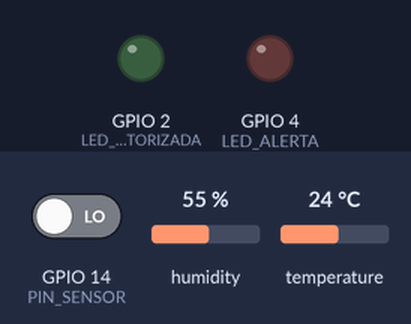
Recording of a sketch running on a simulated ESP32. Parts: output pins drawn as LEDs (lit = HIGH). Dashed ring = blinking. Inputs (shaded band) come from the test bench; at power-on: GPIO 14 (PIN_SENSOR) LOW, humidity 55 %, temperature 24 °C. WiFi joins after 1.5 s; servers stay silent unless stated; random numbers use the default seed unless the sketch sets one; EEPROM starts erased; no MQTT or app messages arrive unless stated; what the sketch prints to the serial monitor is not drawn.

Above: at 2.7 s.
2.8 s: GPIO 14 (PIN_SENSOR) driven HIGH
At 3.1 s:
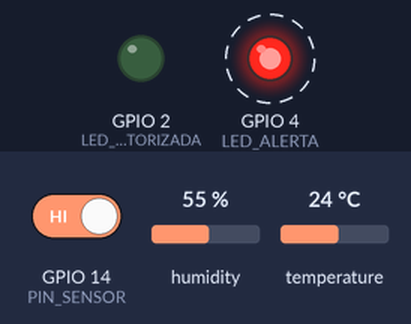
At 6.1 s:
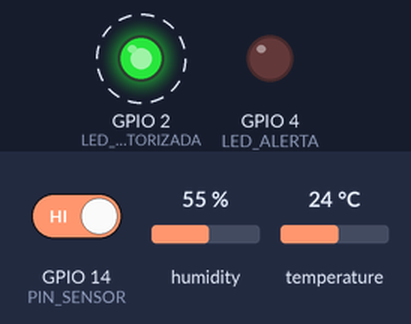
8.1 s: humidity set to 79 %
10.5 s: humidity set to 82 %
13.5 s: temperature set to 34 °C
16.5 s: temperature set to 37 °C
Timing chart, 0 to 20.5 s (numbered marks = the images above; inputs shaded):
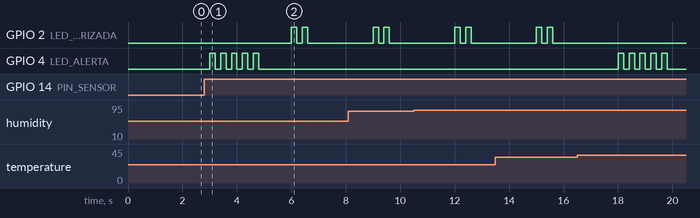

Measured:
- after the input at 2.8 s, GPIO 2 (LED_AUTORIZADA): alternates HIGH for 0.20 s and LOW for 0.20 s, 4 changes in all, then stays LOW, starting after 3.2 s; GPIO 4 (LED_ALERTA): alternates HIGH for 0.20 s and LOW for 0.20 s, 10 changes in all, then stays LOW, starting after 0.20 s

The sketch:

sketch.ino
```cpp
#include <WiFi.h>
#include <PubSubClient.h>
#include "config.h"

// Instâncias para Wi-Fi e MQTT
WiFiClient espClient;
PubSubClient client(espClient);

// Instancia o sensor de presença
SensorPresenca sensor(PIN_SENSOR);

// Pisca LED
void piscaLed(int pino, int vezes, int intervalo) {
    for (int i = 0; i < vezes; i++) {
        digitalWrite(pino, HIGH);
        delay(intervalo);
        digitalWrite(pino, LOW);
        delay(intervalo);
    }
}

// Simula leitura de placa de moto
String lerPlacaMoto() {
    String listaPlacas[] = {
        "FHG1A23", "BCZ5D21", "JLM3F45", "QWE9B12", "ASD7C98",
        "ZXC2D34", "RTY4F56", "HJK6A78", "VBN8E90", "MNB5C43",
        "POI3D21", "LKU7A65", "GHJ1F88", "WER2C17", "TYU4D52",
        "SDF6E31", "EDC8A94", "RFV3C12", "TGB9D65", "YHN5F77"
    };
    int indice = random(0, 20);
    return listaPlacas[indice];
}

// Conecta ao Wi-Fi
void setup_wifi() {
    delay(10);
    Serial.println("\nConectando a rede: " + String(WIFI_SSID));
    WiFi.begin(WIFI_SSID, WIFI_PASSWORD);

    int tentativas = 0;
    while (WiFi.status() != WL_CONNECTED && tentativas < WIFI_MAX_ATTEMPTS) {
        delay(WIFI_CONNECT_DELAY);
        Serial.print(".");
        tentativas++;
    }
    if (WiFi.status() == WL_CONNECTED) {
        Serial.println("\nWi-Fi conectado!");
        Serial.println("Endereço IP: " + WiFi.localIP().toString());
    } else {
        Serial.println("\nFalha ao conectar Wi-Fi");
    }
}

// Conecta ao MQTT
void reconnect() {
    while (!client.connected()) {
        Serial.print("Conectando ao MQTT...");
        if (client.connect(MQTT_CLIENT_ID)) {
            Serial.println("Conectado ao MQTT");
        } else {
            Serial.print("Falha, rc=");
            Serial.print(client.state());
            Serial.println(" Tentando novamente em " + String(MQTT_RECONNECT_DELAY / 1000) + "s");
            delay(MQTT_RECONNECT_DELAY);
        }
    }
}

// Setup
void setup() {
    Serial.begin(115200);
    pinMode(LED_AUTORIZADA, OUTPUT);
    pinMode(LED_ALERTA, OUTPUT);
    pinMode(PIN_SENSOR, INPUT);

    inicializarPreferences();
    inicializarDHT();

    Serial.println("Sistema iniciado - Monitoramento de motos");

    setup_wifi();
    client.setServer(MQTT_SERVER, MQTT_PORT);

    randomSeed(analogRead(0)); // Inicializa gerador de números aleatórios
}

// Loop Principal
void loop() {
    if (!client.connected()) reconnect();
    client.loop();

    if (sensor.detectado()) {
        String placa = lerPlacaMoto();
        Serial.println("\nMovimento detectado - Moto: " + placa);

        String ledStatus;
        String mensagem;

        if (motos.count(placa) == 0) {
            Serial.println("[ERRO] Moto não cadastrada: " + placa);
            piscaLed(LED_ALERTA, LED_PISCA_ALERTA, LED_PISCA_INTERVAL);
            mensagem = "ERRO: Moto nao cadastrada: " + placa;
            ledStatus = "NAO";
            logEvento(placa, "NAO_CADASTRADA", ledStatus);
        } else {
            String status = motos[placa];
            if (status == "EM_USO") {
                Serial.println("[SISTEMA] Moto autorizada: " + placa);
                piscaLed(LED_AUTORIZADA, LED_PISCA_AUTORIZADA, LED_PISCA_INTERVAL);
                mensagem = "Autorizada: " + placa;
                ledStatus = "AUTORIZADA";
            } else {
                Serial.println("[ALERTA] Status inconsistente '" + status + "': " + placa);
                piscaLed(LED_ALERTA, LED_PISCA_ALERTA, LED_PISCA_INTERVAL);
                mensagem = "Alerta: " + placa + " status: " + status;
                ledStatus = "NAO";

                if (deveEnviarCoordenadas(status)) {
                    Posicao pos = atualizarPosicao();
                    mensagem += " | GPS: (" + String(pos.latitude, 6) + "," + String(pos.longitude, 6) + ")";
                    Serial.println("Coordenadas GPS: (" + String(pos.latitude, 6) + "," + String(pos.longitude, 6) + ")");
                }
            }
            logEvento(placa, status, ledStatus);
        }

        // Adiciona alertas de temperatura e umidade
        String alertaAmbiente = lerDHT();
        Serial.println("DHT Resultado: " + (alertaAmbiente == "" ? "Sem alertas" : alertaAmbiente));
        if (alertaAmbiente != "") {
            mensagem += " | " + alertaAmbiente;
        }

        Serial.println("Mensagem MQTT: " + mensagem);
        client.publish(MQTT_TOPIC, mensagem.c_str());
    }

    // Lê histórico via Serial
    if (Serial.available()) {
        String comando = Serial.readStringUntil('\n');
        if (comando == "ler") lerHistorico();
    }
}
```

dados.cpp
```cpp
#include <map>
#include <Preferences.h>
#include <Arduino.h>
#include "config.h"

// Definição do dicionário de motos e seus status
std::map<String, String> motos = {
    {"FHG1A23", "EM_USO"},
    {"BCZ5D21", "MANUTENCAO"},
    {"JLM3F45", "PATIO"},
    {"QWE9B12", "EM_USO"},
    {"ASD7C98", "PENDENTE"},
    {"ZXC2D34", "EM_USO"},
    {"RTY4F56", "PATIO"},
    {"HJK6A78", "EM_USO"},
    {"VBN8E90", "MANUTENCAO"},
    {"MNB5C43", "EM_USO"},
    {"POI3D21", "PENDENTE"},
    {"LKU7A65", "EM_USO"},
    {"GHJ1F88", "PATIO"},
    {"WER2C17", "EM_USO"},
    {"TYU4D52", "MANUTENCAO"},
    {"SDF6E31", "EM_USO"},
    {"EDC8A94", "PENDENTE"},
    {"RFV3C12", "EM_USO"},
    {"TGB9D65", "PATIO"},
    {"YHN5F77", "EM_USO"}
};

// Definição da variável global para Preferences
Preferences prefs;

// Função para inicializar Preferences (EEPROM/NVS)
void inicializarPreferences() {
    prefs.begin(PREFS_NAMESPACE, false); // Namespace para armazenamento
    Serial.println("Preferences (EEPROM/NVS) inicializado com sucesso");
}

// Função para registrar evento no EEPROM/NVS
void logEvento(const String &placa, const String &status, const String &ledStatus) {
    unsigned long timestamp = millis();

    // Incrementa contadores de acordo com o status
    if (status == "EM_USO") {
        prefs.putUInt("autorizadas", prefs.getUInt("autorizadas", 0) + 1);
    } else {
        prefs.putUInt("alertas", prefs.getUInt("alertas", 0) + 1);
    }

    // Salva último evento
    prefs.putString("ultima_placa", placa);
    prefs.putString("ultimo_status", status);
    prefs.putString("ultimo_led", ledStatus);
    prefs.putULong("ultimo_timestamp", timestamp);

    Serial.println("Evento registrado: " + String(timestamp) + "," + placa + "," + status + "," + ledStatus);
}

// Função para ler e exibir o histórico do EEPROM/NVS
void lerHistorico() {
    Serial.println("Histórico (EEPROM/NVS):");
    Serial.println("Autorizadas: " + String(prefs.getUInt("autorizadas", 0)));
    Serial.println("Alertas: " + String(prefs.getUInt("alertas", 0)));
    Serial.println("Último evento: " +
                   String(prefs.getULong("ultimo_timestamp", 0)) + "," +
                   prefs.getString("ultima_placa", "") + "," +
                   prefs.getString("ultimo_status", "") + "," +
                   prefs.getString("ultimo_led", ""));
}
```

gps.cpp
```cpp
#include <Arduino.h>
#include "config.h"

// Função que simula atualização da posição GPS
Posicao atualizarPosicao() {
    Posicao pos;
    // Simula pequenas variações na posição (aproximadamente ~10m)
    pos.latitude = -23.5 + (random(0, 1000) / 10000.0);
    pos.longitude = -46.6 + (random(0, 1000) / 10000.0);
    return pos;
}

// Função que determina se deve enviar coordenadas
bool deveEnviarCoordenadas(String status) {
    if (status != "EM_USO") {
        Serial.println("Status fora de uso, coordenadas serão enviadas");
        return true;
    } else {
        Serial.println("Status EM_USO, coordenadas não serão enviadas");
        return false;
    }
}
```

sensores.cpp
```cpp
#include "config.h"

// Definição da variável global para o sensor DHT
DHT dht(DHTPIN, DHTTYPE);

// Função para inicializar o sensor DHT
void inicializarDHT() {
    dht.begin();
    Serial.println("Sensor DHT iniciado");
}

// Função que retorna valores de temperatura, umidade e alertas
String lerDHT() {
    float temperatura = dht.readTemperature();
    float umidade = dht.readHumidity();

    // Depuração
    Serial.print("DHT - Temperatura: ");
    Serial.print(temperatura, 1);
    Serial.print("°C, Umidade: ");
    Serial.print(umidade, 1);
    Serial.println("%");

    if (isnan(temperatura) || isnan(umidade)) {
        Serial.println("Falha ao ler dados do DHT");
        return "ERRO: Falha leitura DHT";
    }

    // Sempre inclui valores numéricos
    String mensagem = "Temp: " + String(temperatura, 1) + "C, Umidade: " + String(umidade, 1) + "%";
    String alerta = "";
    bool temAlerta = false;

    if (temperatura > TEMP_MAX) {
        alerta += "ALERTA: Moto muito quente! Temperaturas elevadas podem danificar componentes do motor.";
        temAlerta = true;
    }
    if (temperatura < TEMP_MIN) {
        if (temAlerta) alerta += " ";
        alerta += "ALERTA: Moto muito fria! Temperaturas baixas podem dificultar a lubrificação.";
        temAlerta = true;
    }
    if (umidade > UMIDADE_MAX) {
        if (temAlerta) alerta += " ";
        alerta += "ALERTA: Umidade alta! Pode causar ferrugem e danos elétricos.";
    }

    if (alerta != "") {
        mensagem += " | " + alerta;
    }

    return mensagem;
}

// Implementação da classe SensorPresenca
SensorPresenca::SensorPresenca(int p) : pin(p) {
    pinMode(pin, INPUT);
}

bool SensorPresenca::detectado() {
    int estado = digitalRead(pin);
    unsigned long agora = millis();
    if (estado == HIGH && (agora - ultimo > intervalo)) {
        ultimo = agora;
        return true;
    }
    return false;
}
```

config.h
```cpp
#ifndef CONFIG_H
#define CONFIG_H

#include <Arduino.h>
#include <DHT.h>
#include <map>
#include <Preferences.h>

// --- Configurações do sensor DHT ---
#define DHTPIN 13              // Pino do sensor DHT
#define DHTTYPE DHT11         // Tipo de sensor DHT (DHT11, DHT22, etc.)
#define TEMP_MAX 35.0         // Limite superior de temperatura (°C)
#define TEMP_MIN 0.0          // Limite inferior de temperatura (°C)
#define UMIDADE_MAX 80.0      // Limite superior de umidade (%)

// --- Pinos ---
#define PIN_SENSOR 14         // Pino do sensor PIR
#define LED_AUTORIZADA 2      // Pino do LED para moto autorizada
#define LED_ALERTA 4          // Pino do LED para alertas

// --- Configurações Wi-Fi ---
#define WIFI_SSID "Wokwi-GUEST"  // SSID da rede Wi-Fi
#define WIFI_PASSWORD ""         // Senha da rede Wi-Fi
#define WIFI_MAX_ATTEMPTS 20     // Máximo de tentativas de conexão Wi-Fi
#define WIFI_CONNECT_DELAY 500   // Delay entre tentativas de conexão Wi-Fi (ms)

// --- Configurações MQTT ---
#define MQTT_SERVER "broker.hivemq.com" // Endereço do broker MQTT
#define MQTT_PORT 1883                  // Porta do broker MQTT
#define MQTT_TOPIC "sistema/motos"      // Tópico MQTT
#define MQTT_RECONNECT_DELAY 5000       // Delay entre tentativas de reconexão MQTT (ms)
#define MQTT_CLIENT_ID "ESP32MotoMonitor" // ID do cliente MQTT

// --- Configurações gerais ---
#define PIR_INTERVAL 3000       // Intervalo de debounce do sensor PIR (ms)
#define LED_PISCA_INTERVAL 200  // Intervalo para piscar LEDs (ms)
#define LED_PISCA_AUTORIZADA 2  // Número de piscadas para moto autorizada
#define LED_PISCA_ALERTA 5      // Número de piscadas para alertas

// --- Configurações de Preferences ---
#define PREFS_NAMESPACE "iBike" // Namespace para armazenamento em Preferences

// Declaração do dicionário de motos e seus status
extern std::map<String, String> motos;

// Declaração da variável global para Preferences
extern Preferences prefs;

// Declaração da variável global para o sensor DHT
extern DHT dht;

// Estrutura de posição GPS
struct Posicao {
    float latitude;
    float longitude;
};

// Classe para sensor de presença (PIR)
class SensorPresenca {
private:
    int pin; // Pino conectado ao sensor PIR
    unsigned long ultimo = 0; // Última detecção registrada
    const unsigned long intervalo = PIR_INTERVAL; // Intervalo mínimo entre detecções
public:
    SensorPresenca(int p);
    bool detectado();
};

// Declarações de funções
void inicializarDHT();
String lerDHT();
Posicao atualizarPosicao();
bool deveEnviarCoordenadas(String status);
void inicializarPreferences();
void logEvento(const String& placa, const String& status, const String& ledStatus);
void lerHistorico();

#endif
```
